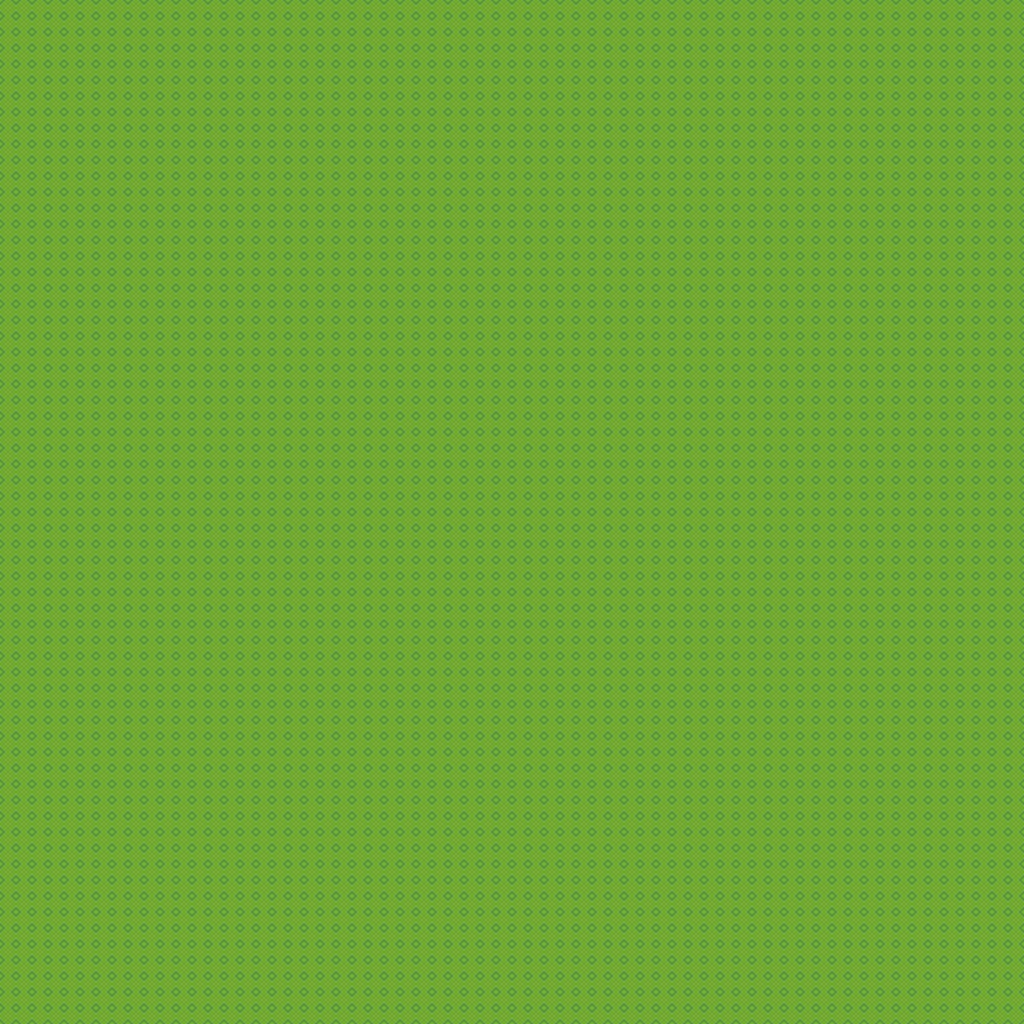

This is a level from a 2D game, rendered from its Tiled map with the project's own tilesets. A one-line summary and the map file follow, with tile-layer data summarised:
An orthogonal 64x64 tile map with 16x16 px tiles, 1 tile layer (Tile Layer 1).

<map version="1.10" tiledversion="1.10.2" orientation="orthogonal" renderorder="right-down" width="64" height="64" tilewidth="16" tileheight="16" infinite="0" nextlayerid="9" nextobjectid="1">
 <tileset firstgid="1" name="atlas_16x" tilewidth="16" tileheight="16" tilecount="768" columns="48">
  <image source="tiled/Super_Retro_World_Interior_pack_week42/atlas_16x.png" width="768" height="256" />
 </tileset>
 <layer id="8" name="Tile Layer 1" width="64" height="64">
  <data>[4096 cells, 4096 non-empty, 1 distinct tile ids]</data>
 </layer>
</map>
